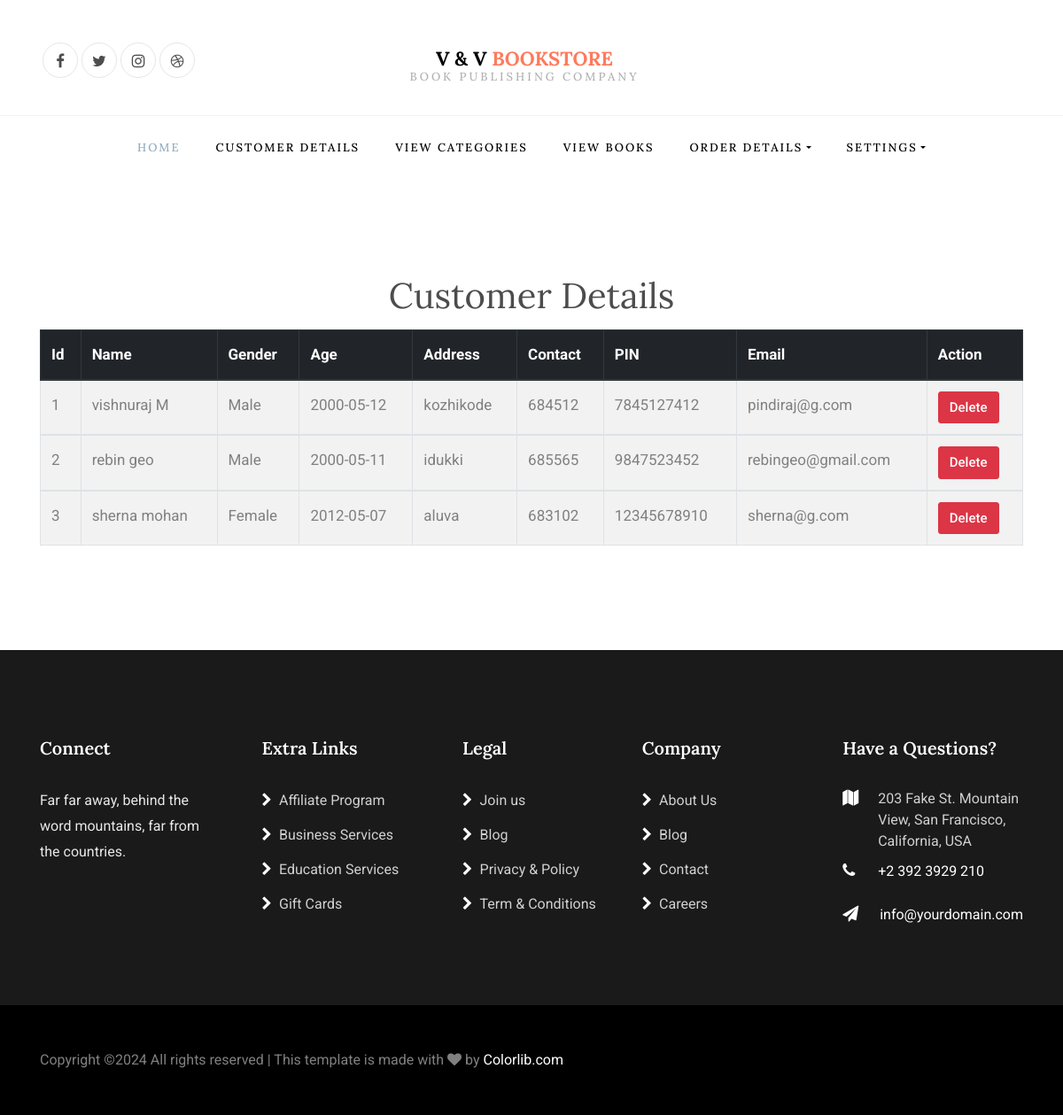
/admin_customer_details_view, run on the app's committed database.
### myapp/models.py (models this page shows)
class customer_details(models.Model):
    user_id = models.IntegerField()
    fname = models.CharField(max_length=100)
    lname = models.CharField(max_length=100)
    dob = models.CharField(max_length=50)
    gender = models.CharField(max_length=10)
    addr = models.CharField(max_length=1000)
    pin = models.CharField(max_length=10)
    email = models.CharField(max_length=150)
    contact = models.CharField(max_length=20)
    status = models.CharField(max_length=10)

### myapp/views.py (the view)
# urls.py: path("admin_customer_details_view", views.admin_customer_details_view, name="admin_customer_details_view"),
def admin_customer_details_view(request):
    acd= customer_details.objects.all()
    msg=''
    if len(acd)==0:
        msg='No Users..'
        context={ 'customer_list':acd,'msg':msg }
        return render(request,'myapp/admin_customer_details_view.html',context)
    else:
        context={ 'customer_list':acd,'msg':msg }
        return render(request,'myapp/admin_customer_details_view.html',context)

### myapp/templates/myapp/admin_customer_details_view.html (shortened to what this page needs)
{% extends 'myapp/admin_base.html' %}
{% load static %}
{% block body %}
<section class="ftco-section">
<center>
    <h1>Customer Details</h1>
    <div class="container">
    <form role="form" name="frm" action="" method="post">
        <table class="table table-striped table-bordered">
            <thead class="thead-dark">
            <tr>
                <th>Id</th>
                <th>Name</th>
                <th>Gender</th>
                <th>Age</th>
                <th>Address</th>
                <th>Contact</th>
                <th>PIN</th>
                <th>Email</th>
                <th>Action</th>
            </tr>
            </thead>
            {% for u_l in customer_list %}
            <tbody>
            <tr>
                <td>{{ u_l.id }}</td>
                <td>{{ u_l.fname }} {{ u_l.lname }}</td>
                <td>{{ u_l.gender }}</td>
                <td>{{ u_l.dob}}</td>
                <td>{{ u_l.addr }}</td>
                <td>{{ u_l.pin }}</td>
                <td>{{ u_l.contact }}</td>
                <td>{{ u_l.email }}</td>
                <td>
                    <div class="btn-group-vertical">
                    <button type="button" class="btn btn-danger" onclick="location.href='../admin_customer_details_delete?id={{ u_l.user_id }}'">Delete</button>
                    </div>
                </td>
            </tr>
            <tbody>
            {% endfor %}
        </table>
    </form>
    </div>
</center>
</section>
{% endblock %}

### data on the page
customer_details: id "1", fname "vishnuraj", lname "M", gender "Male", dob "2000-05-12", addr "kozhikode", pin "684512", contact "7845127412", email "pindiraj@g.com"
customer_details: id "2", fname "rebin", lname "geo", gender "Male", dob "2000-05-11", addr "idukki", pin "685565", contact "9847523452", email "rebingeo@gmail.com"
customer_details: id "3", fname "sherna", lname "mohan", gender "Female", dob "2012-05-07", addr "aluva", pin "683102", contact "12345678910", email "sherna@g.com"
